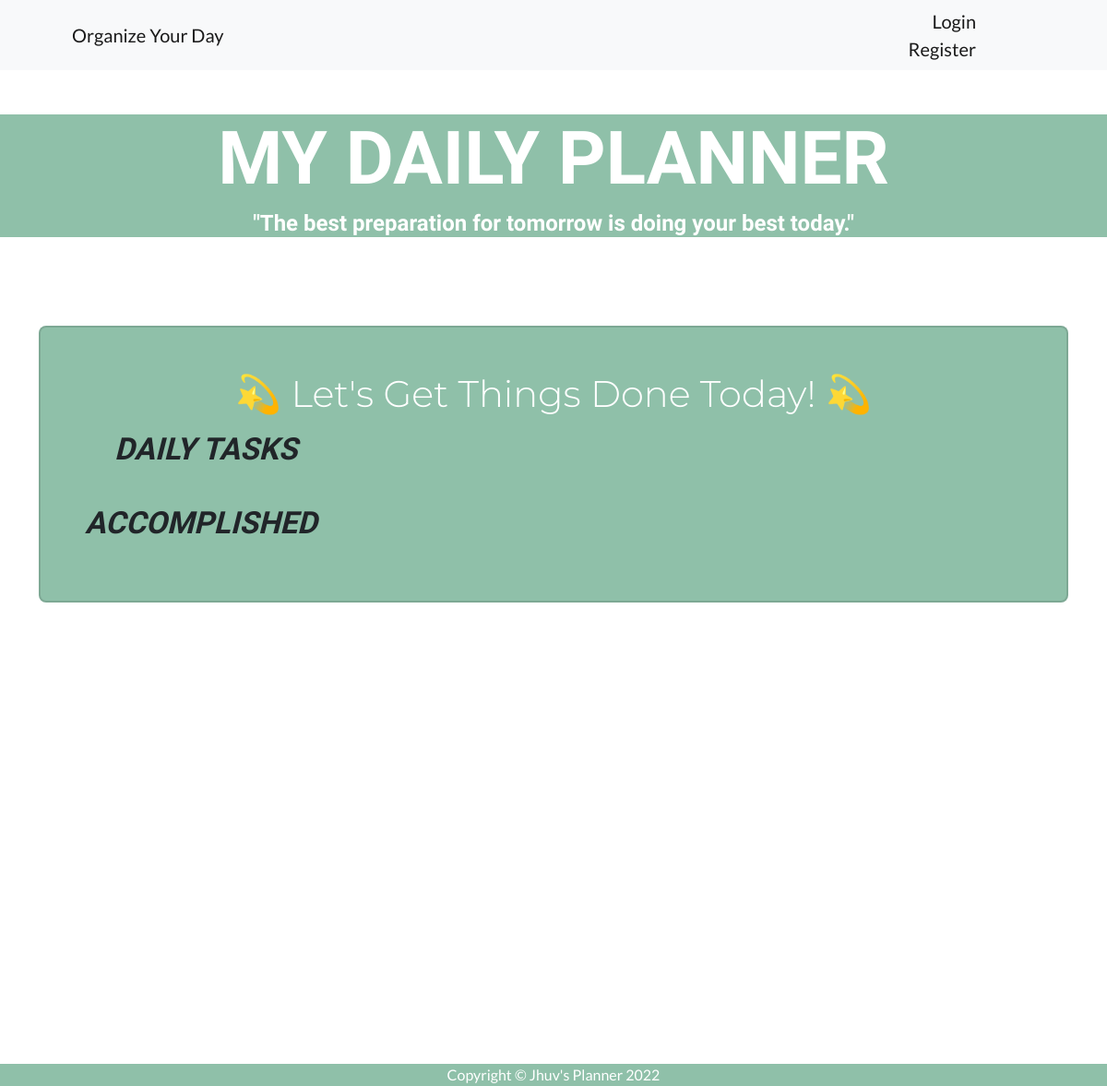
Page /home on the earlier database version.
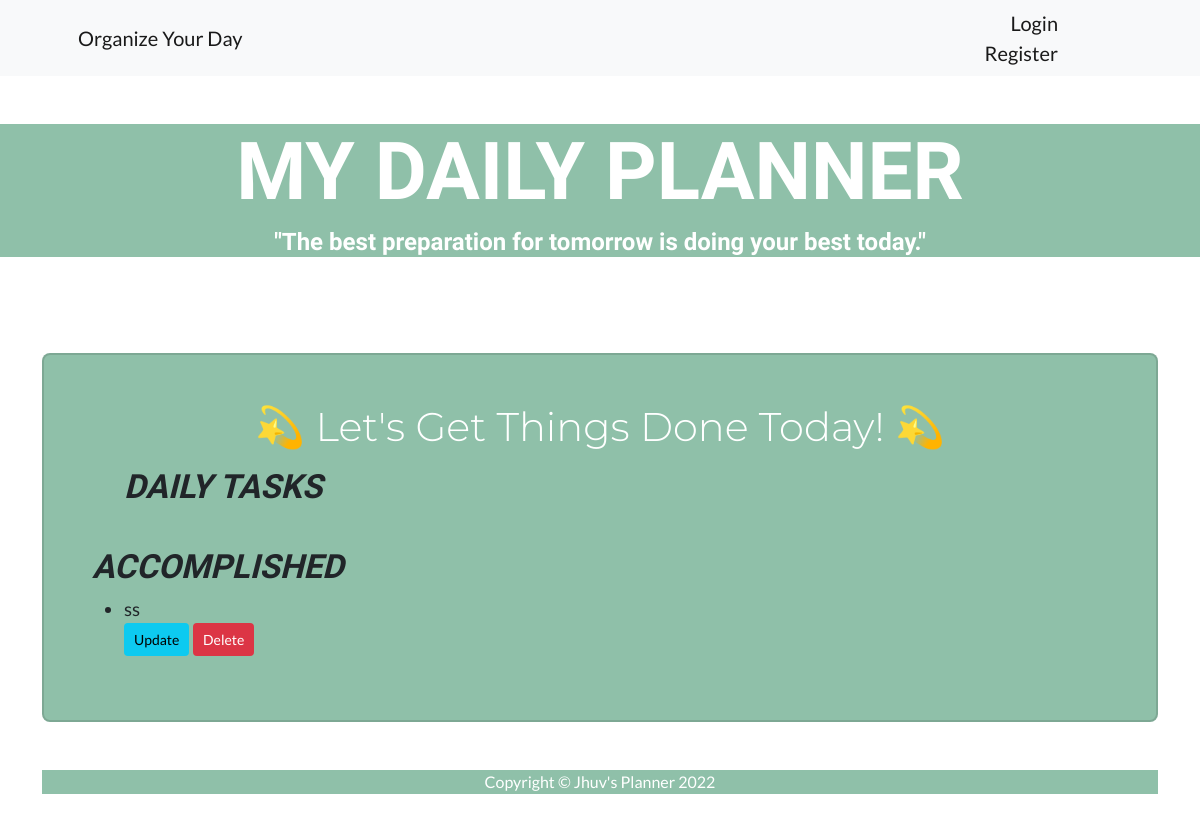
Same page on the later database version.
### main.py (models this page shows, shortened)
class Todo(db.Model):
    __tablename__ = "todos"
    id = db.Column(db.Integer, primary_key=True)
    text = db.Column(db.String(200))
    done = db.Column(db.Boolean)

### main.py (the view)
@app.route("/home")
def home():
    undone = Todo.query.filter_by(done=False).all()
    done = Todo.query.filter_by(done=True).all()
    return render_template("index.html", undone=undone, done=done)

### templates/index.html (shortened to what this page needs)
<!DOCTYPE html>
<html lang="en">
<head>
  <link rel="stylesheet" href="{{url_for('static', filename='css/styles.css')}}">
</head>
<body id="page-top">
  <nav class="navbar navbar-expand-lg navbar-light bg-light">
    <div class="container px-4 px-lg-5">
      <a class="navbar-brand" href="/">Organize Your Day</a>
      <div class="container-right px-4 px-sm-5">
        {% if current_user.is_authenticated %}
        <a class="navbar-brand" href="{{url_for('logout')}}">Logout</a>
        <button class="navbar-toggler" type="button" data-toggle="collapse" data-target="#navbarSupportedContent" aria-controls="navbarSupportedContent" aria-expanded="false" aria-label="Toggle navigation">
        </button>
      </div>
        {% else %}
       <div style="text-align:right; margin:0px auto 0px auto;">
        <a class="navbar-brand" href="{{url_for('login')}}">Login</a>
      </div>
       <div style="text-align:right; margin:0px auto 0px auto;">
        <a class="navbar-brand" href="{{url_for('register')}}">Register</a>
      </div>
    </div>
    {% endif %}
  </nav>
  <header>
    <div style="background-color:#8FC0A9">
      <div class="container px-4 px-lg-5 my-5">
        <div class="text-center text-white ">
          <h1 style="font-size: 60pt; font-family:rampart one;">MY DAILY PLANNER</h1>
          <h4 style="font-family:combo;">"The best preparation for tomorrow is doing your best today."</h4>
        </div>
      </div>
    </div>
  </header>
  <section class="vh-100">
    <div class="container py-5 h-100">
      <div class="content-center">
        <div class="col col-xl-12">
          <div class="card" style="background-color:#8FC0A9;">
            <div class="card-body p-5">
              <h6 class="mb-3 text-center text-white display-6">💫 Let's Get Things Done Today! 💫</h6>
              <ul>
                <h6 style="font-size: 25pt; font-family:rampart one; font-style:italic;">DAILY TASKS</h6>
              </ul>
              <br>
              <h6 style="font-size: 25pt; font-family:rampart one; font-style:italic;">ACCOMPLISHED</h6>
              <ul>
                {% for todo in done %}
                <li style="font-size: 14pt;">{{ todo.text }}
                  <div class="align-items-center margin:5px">
                    <a class="btn btn-info btn-sm" href="/update/{{ todo.id }}">Update</a>
                    <a class="btn btn-danger btn-sm" href="/delete/{{ todo.id }}">Delete</a>
                    {% endfor %}
                  </div>
                </li>
              </ul>
            </div>
          </div>
        </div>
      </div>
<footer>
  <div style="background-color:#8FC0A9">
     <div class="container px-4 px-lg-5 my-5">
      <p class="m-0 text-center text-white">Copyright &copy; Jhuv's Planner 2022</p>
    </div>
  </div>
</footer>
</body>
</html>

Differences in the rows shown:
added Todo: text "ss"
